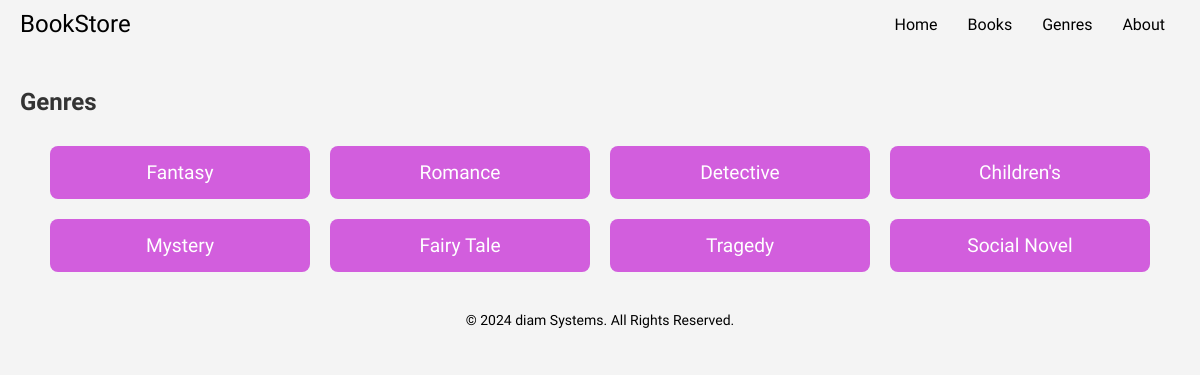
The app's page /genres with its own data.
### tables this page shows
CREATE TABLE "books" (
	"id"	INTEGER,
	"title"	TEXT,
	"author"	TEXT,
	"description"	TEXT,
	"epub_path"	TEXT,
	"cover_image_path"	TEXT,
	"genre"	TEXT,
	PRIMARY KEY("id")
);

### app.py (the view)
@app.route('/genres')
def genres():
    genres = get_books_by_genre()  # Get genres from the database
    return render_template('genres.html', genres=genres)

### app.py (called while the page is built)
def get_books_by_genre():
    connection = sqlite3.connect('books.db')  # Replace with the actual path of your DB
    cursor = connection.cursor()
    cursor.execute('SELECT DISTINCT genre FROM books')
    genres = cursor.fetchall()
    books_by_genre = {}
    for genre in genres:
        cursor.execute('SELECT * FROM books WHERE genre = ?', (genre[0],))
        books = cursor.fetchall()
        books_by_genre[genre[0]] = books
    connection.close()
    return books_by_genre

### templates/genres.html (shortened to what this page needs)
<!DOCTYPE html>
<html lang="en">
<head>
    <link rel="stylesheet" href="{{ url_for('static', filename='styles/style.css') }}">
</head>
<body>
    <header>
        <div class="header-container">
            <div class="logo">
                <h2>BookStore</h2>
            </div>
            <nav>
                <ul>
                    <li><a href="#">Home</a></li>
                    <li><a href="#">Books</a></li>
                    <li><a href="/genres">Genres</a></li>
                    <li><a href="#">About</a></li>
                </ul>
            </nav>
        </div>
    </header>
    <main>
        <h2>Genres</h2>
        <div class="genres-container">
            {% for genre, books in genres.items() %}
                <a href="{{ url_for('genre', genre_name=genre) }}" class="genre-button">{{ genre }}</a>
            {% endfor %}
        </div>
    </main>
    <footer>
        <div class="footer-container">
            <p>&copy; 2024 diam Systems. All Rights Reserved.</p>
        </div>
    </footer>
</body>
</html>

### static/styles/style.css (style rules this page uses)
body { font-family: 'Inter Tight', sans-serif; margin: 0; padding: 0; background-color: #f4f4f4; color: #333; }
header { text-align: center; padding: 20px; font-size: 1rem; }
header h2 { margin: 0; font-weight: 200; }
main { padding: 20px; max-width: 1200px; margin: 0 auto; }
header { background-color: #f4f4f4; color: rgb(0, 0, 0); padding: 10px 20px; }
.header-container { display: flex; justify-content: space-between; align-items: center; max-width: 1200px; margin: 0 auto; }
nav ul { list-style: none; display: flex; margin: 0; padding: 0; }
nav ul li { margin: 0 15px; }
nav ul li a { color: rgb(0, 0, 0); text-decoration: none; font-size: 1rem; transition: color 0.3s ease; }
.genres-container { display: flex; flex-wrap: wrap; gap: 20px; justify-content: center; margin-top: 30px; }
.genre-button { background-color: #d25edd; color: white; padding: 15px 30px; text-decoration: none; font-size: 1.2rem; border-radius: 8px; text-align: center; transition: background-color 0.3s ease; width: 200px; }
footer { background-color: #f4f4f4; color: #000000; text-align: center; padding: 20px; width: 100%; font-size: 14px; box-sizing: border-box; }
footer p { margin: 0; }

### records on screen
books: genre "Romance"
books: genre "Detective"
books: genre "Children's"
books: genre "Mystery"
books: genre "Tragedy"
books: genre "Social Novel"

### other values on screen
{{ genre }} "Fantasy" "Fairy Tale"
